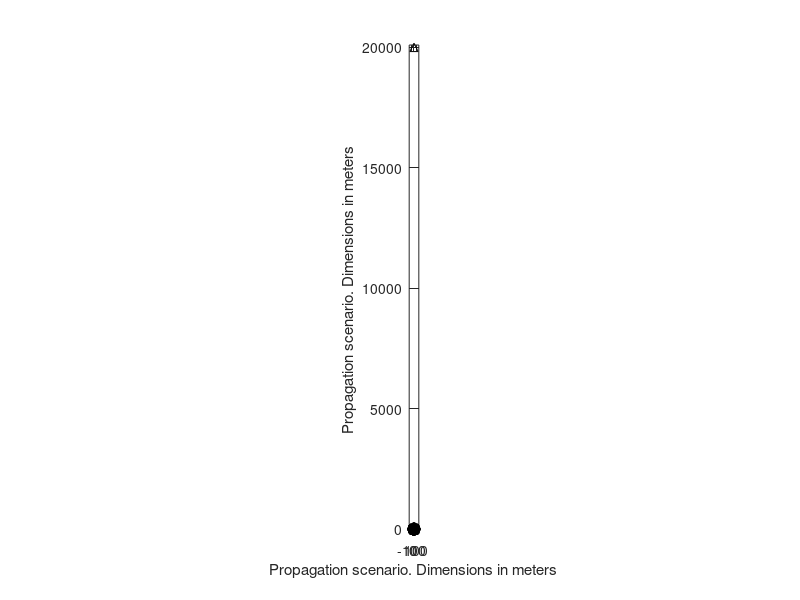

The MATLAB source for this figure: (Note: this script raises an error after producing the figure.)
%
% p5oject562     % Epsiolon 45 degree
%
%=============================== RESET ==================================
clear
close all
clc
% basic inputs ==========================================================

fc=2000;                  % MHz  Carrier frequency
F=16;                     % sampling rate: fraction of wave length
V=10;                     %  m/s MS1 speed 
NFFT=128;                 % Number of points in FFT
Nsamples=1000             % Number of samples 
NSC = 100                 % number of point scatterers
avPower=-20;              % sigma^2  Average power 

lambdac=300/fc;    % m wavelength

% ================== BS diversity parameters ===========================

epsilon =45;        % (degree) angle between baseline between antennas and link direction
P = 1;               % separation between BS antennas in number of wavelengths 
Delta = P*lambdac;   % m actual separation between antennas
Nsims=50;            % number of simulations

% ======================== geometry inputs ===========================

dBS=20000;              % distance BS origin (m) beginning mobile route
BSx=dBS*cosd(90)  % location of transmitter (BS) x-coordinate
BSy=dBS*sind(90)  % location of transmitter (BS) y-coordinate

% Create a ring of point scatterers =========================================

D=100;                        % radius from origin
alpha=rand(NSC,1)*360;        % random draw of angles of arrival

SCx=D.*cosd(alpha);
SCy=D.*sind(alpha);

figure,plot(SCx,SCy,'k*', BSx,BSy,'k^'), hold on

% indirect parameters ===================================================

Dx=lambdac/F;      % m sampling spacing 
ts=Dx/V;          % s time sampling interval
fs=1/ts;           % Hz sampling frequency
kc=2*pi/lambdac;   % propagation constant

a=sqrt(10.^(avPower/10)/NSC)  % magnitude of echoes
sigma=sqrt(0.5*10.^(avPower/10))     % Rayleigh parameter

fm=V/lambdac;                % max Doppler shift

timeaxis=ts.*[0:Nsamples-1];

MS0=-V*timeaxis(end)/2;        % initial location of receiver (MS) x-coordinate

MSx=MS0+V.*timeaxis;  % MS route along x-axis
MSy=zeros(Nsamples);  % MS route along x-axis (y=0)
plot(MSx,MSy,'k')

MINx=min(min(BSx, SCx))-100;
MAXx=max(max(BSx, SCx))+100;
MINy=min(min(min(BSy, SCy)))-100;
MAXy=max(max(max(BSy, SCy)))+100;
axis([MINx MAXx MINy MAXy])
axis equal
xlabel('Propagation scenario. Dimensions in meters')
ylabel('Propagation scenario. Dimensions in meters')

m1=[];
m2=[];
divr=[];

for ii=0:Nsims

    % ============ create antenna separations =================
    
    BSx1=BSx+(ii*Delta/2)*sind(epsilon);
    BSx2=BSx-(ii*Delta/2)*sind(epsilon);
    
    BSy1=BSy+(ii*Delta/2)*cosd(epsilon);
    BSy2=BSy-(ii*Delta/2)*cosd(epsilon);
    
    % calculate distance matrix =============================================
    distBSSC1=sqrt((BSx1-SCx).^2+(BSy1-SCy).^2);
    distBSSC2=sqrt((BSx2-SCx).^2+(BSy2-SCy).^2);

    distBSSCext1=repmat(distBSSC1,1,Nsamples);
    distBSSCext2=repmat(distBSSC2,1,Nsamples);

    distSCMS=zeros(NSC,Nsamples);
    for ii=1:Nsamples
        distSCMS(:,ii)=sqrt((SCx-MSx(ii)).^2+SCy.^2);
    end

    distBSSCMS1=distBSSCext1+distSCMS;
    distBSSCMS2=distBSSCext2+distSCMS;

    % calculate complex envelope ===========================================
    ray1=a*exp(-j*kc*distBSSCMS1);
    ray2=a*exp(-j*kc*distBSSCMS2);

    r1=sum(ray1); m1aux=abs(r1);
    r2=sum(ray2); m2aux=abs(r2);
    
    divraux=max(m1aux,m2aux);

    m1=[m1 m1aux'];
    m2=[m2 m2aux'];
    divr=[divr divraux'];
    
    % =====================================================================

end  % of for loop


% ======= calculating diversity gain using CDF ====================


CDFxx1=[];CDFxx2=[];CDFxx3=[];
CDFyy1=[];CDFyy2=[];CDFyy3=[];

for ii=0:Nsims
    [CDFx1,CDFy1]=fCDF(20*log10(m1(:,ii+1)));
    [CDFx2,CDFy2]=fCDF(20*log10(m2(:,ii+1)));
    [CDFx3,CDFy3]=fCDF(20*log10(divr(:,ii+1)));

    CDFxx1=[CDFxx1 CDFx1']; CDFxx2=[CDFxx2 CDFx2']; CDFxx3=[CDFxx3 CDFx3'];
    CDFyy1=[CDFyy1 CDFy1']; CDFyy2=[CDFyy2 CDFy2']; CDFyy3=[CDFyy3 CDFy3'];

end



figure,semilogy(CDFxx1(:,1),CDFyy1(:,1), CDFxx3,CDFyy3)
xlabel('Relative received signal level (dB)')
ylabel('Probability the abscissa is not exceeded')

% ========== evolution of cross-correlation coeff ==============

rho=[];
for ii=1:Nsims
    rhoaux=xcorr(m1(:,ii)-mean(m1(:,ii)),m2(:,ii)-mean(m2(:,ii)),'coeff');
    rho=[rho rhoaux(length(m1))];
end


% Theoretical values of cross correlation

kk=D/dBS;
z1=kc*kk*sind(epsilon).*Delta*[0:Nsims-1];
z2=0.5*kk^2*kc*sqrt(1-(3*cosd(epsilon)^2/4)).*Delta*[0:Nsims-1];
rhotheoretical=besselj(0,z1).^2.*besselj(0,z2).^2;

figure,plot(Delta*[0:Nsims-1]/lambdac,rhotheoretical,'k',Delta*[0:Nsims-1]/lambdac,rho,'k.')
xlabel('Antenna separation (wavelengths)')
ylabel('Cross-correlation coefficient at BS')
legend('Theoretical', 'Simulated', 'Location', 'SouthWest');
